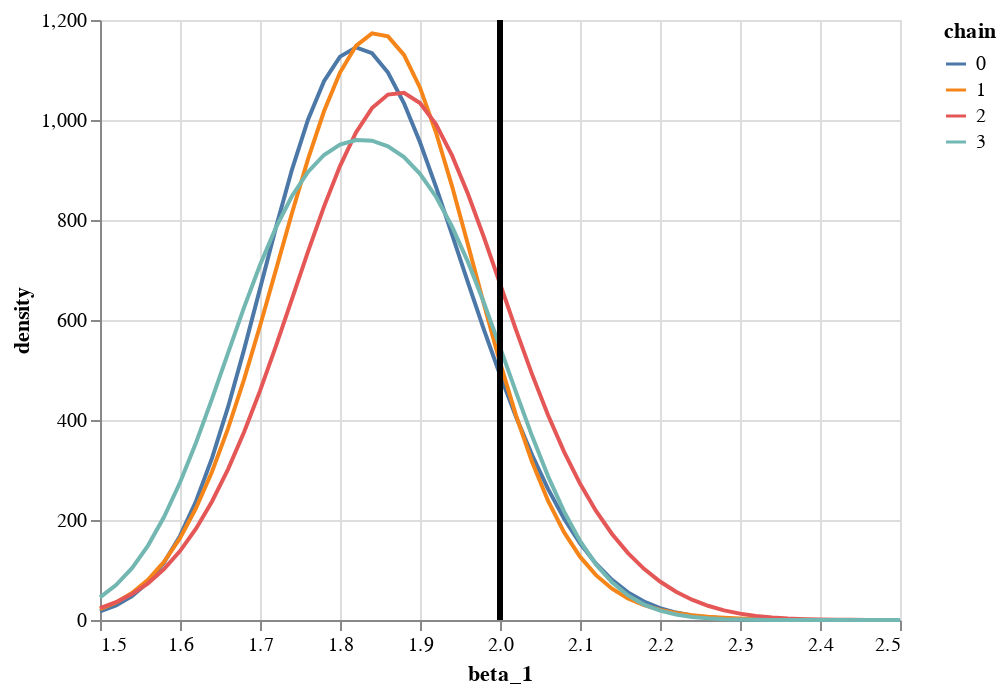

This figure's notebook cell:
### Code cell
altair.Chart(
    df_samples.loc[lambda df: df["iteration"] >= 200].iloc[::5]
).transform_density(
    density="beta_1",
    bandwidth=0.1,
    groupby=["chain"],
    extent=[1.5, 2.5],
    counts=True,
    steps=50,
).mark_line().encode(
    altair.X("value:Q", title="beta_1"), altair.Y("density:Q"), altair.Color("chain:N")
) + altair.Chart().mark_rule(
    size=3
).encode(
    x=altair.datum(true_beta_1)
)

### Figure 1 — Vega-Lite specification as saved in the notebook (floating-point values rounded to 4 significant figures; data arrays with more than 128 entries replaced by an {"elided": "..."} marker saying what was removed)
{"config": {"view": {"continuousWidth": 400, "continuousHeight": 300}}, "layer": [{"data": {"name": "data-8575ea23e304b49e5550b6ce8b5fb853"}, "mark": "line", "encoding": {"color": {"field": "chain", "type": "nominal"}, "x": {"field": "value", "title": "beta_1", "type": "quantitative"}, "y": {"field": "density", "type": "quantitative"}}, "transform": [{"density": "beta_1", "bandwidth": 0.1, "counts": true, "extent": [1.5, 2.5], "groupby": ["chain"], "steps": 50}]}, {"data": {"name": "empty"}, "mark": {"type": "rule", "size": 3}, "encoding": {"x": {"datum": 2.0}}}], "$schema": "https://vega.github.io/schema/vega-lite/v4.17.0.json", "datasets": {"data-8575ea23e304b49e5550b6ce8b5fb853": {"elided": "1440 records"}, "empty": [{}]}}
